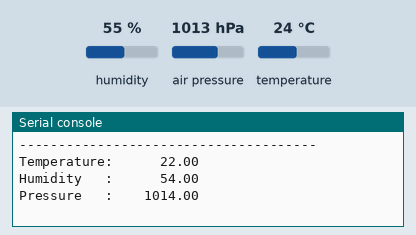
Recording of a program running on a simulated Raspberry Pi Pico running MicroPython. Shown: the last lines printed to the serial console. The test bench sets the inputs (shaded band); at power-on: air pressure 1013 hPa, humidity 55 %, temperature 24 °C. Library files of the repository ran but are not shown: BME280.py.

Above: at 1.2 s.
1.3 s: air pressure set to 952 hPa
At 6.2 s:
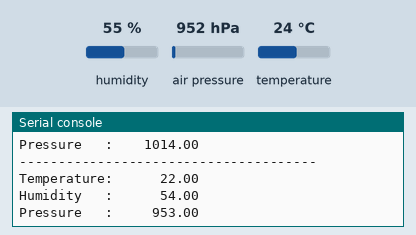
6.5 s: humidity set to 22 %
8.0 s: temperature set to 12 °C
At 11.0 s:
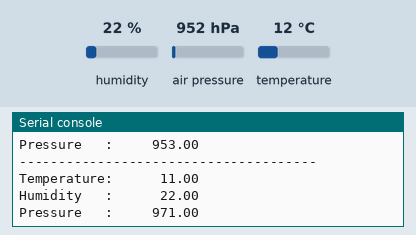

Measured:
- after the input at 1.3 s, the serial console: prints a new line after 3.8 s (image 1)
- after the input at 8.0 s, the serial console: prints a new line after 2.1 s (image 2)

The program:

BME280_Example.py
```python
# Complete project details at https://RandomNerdTutorials.com/raspberry-pi-pico-bme280-micropython/
from machine import Pin, I2C
from time import sleep
from BME280 import BME280

# Initialize I2C communication
i2c = I2C(id=0, scl=Pin(1), sda=Pin(0), freq=40000)

# Initialize BME280 sensor
bme = BME280(i2c=i2c)

while True:
    try:
        # Print sensor readings
        print("--------------------------------------")
        print(f"Temperature: {bme.getTemperature()[0]:10.2f}")
        print(f"Humidity   : {bme.getHumidity()[0]:10.2f}")
        print(f"Pressure   : {bme.getPressure()[0]:10.2f}")

    except Exception as e:
        # Handle any exceptions during sensor reading
        print('An error occurred:', e)

    sleep(5)
```
